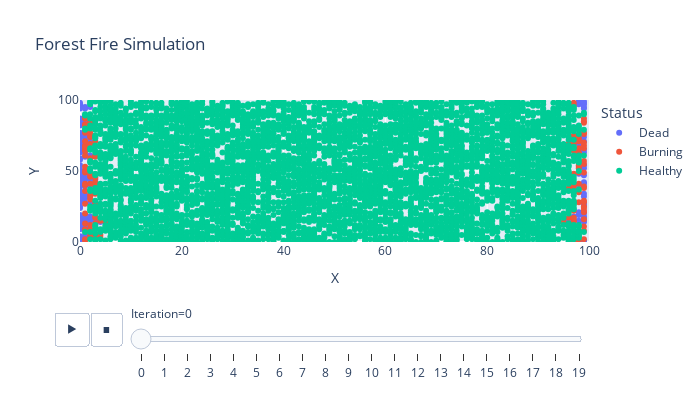

Notebook cell for this chart:
### Code cell
px.scatter(res, title="Forest Fire Simulation",
            width=700, height=400,
           x="X", y="Y", animation_frame="Iteration", color="Status", range_x=[0,100], range_y=[0,100])

### Figure 1 — Plotly figure (JSON) as saved in the notebook; plotly's stock layout.template omitted (floating-point values rounded to 4 significant figures; data arrays with more than 128 entries replaced by an {"elided": "..."} marker saying what was removed)
{"data": [{"hovertemplate": "Status=Dead<br>Iteration=0<br>X=%{x}<br>Y=%{y}<extra></extra>", "legendgroup": "Dead", "marker": {"color": "#636efa", "symbol": "circle"}, "mode": "markers", "name": "Dead", "orientation": "v", "showlegend": true, "type": "scatter", "x": {"elided": "133 int values"}, "xaxis": "x", "y": {"elided": "133 int values"}, "yaxis": "y"}, {"hovertemplate": "Status=Burning<br>Iteration=0<br>X=%{x}<br>Y=%{y}<extra></extra>", "legendgroup": "Burning", "marker": {"color": "#EF553B", "symbol": "circle"}, "mode": "markers", "name": "Burning", "orientation": "v", "showlegend": true, "type": "scatter", "x": [1, 1, 1, 1, 1, 1, 1, 1, 1, 1, 1, 1, 1, 1, 1, 1, 1, 1, 1, 1, 1, 1, 1, 1, 1, 2, 2, 2, 2, 2, 2, 2, 2, 2, 2, 2, 2, 2, 2, 2, 2, 2, 2, 3, 3, 3, 3, 3, 3, 3, 3, 3, 3, 3, 3, 3, 3, 3, 3, 4, 4, 4, 4, 5, 5, 95, 96, 96, 96, 97, 97, 97, 97, 97, 97, 97, 97, 97, 97, 97, 97, 97, 97, 98, 98, 98, 98, 98, 98, 98, 98, 98, 98, 98, 98, 98, 98, 99, 99, 99, 99, 99, 99, 99, 99, 99, 99, 99, 99, 99, 99, 99, 99, 99, 99, 99, 99, 99, 99, 99], "xaxis": "x", "y": [1, 2, 8, 9, 13, 20, 27, 36, 40, 41, 49, 50, 53, 61, 64, 65, 67, 68, 71, 77, 78, 82, 83, 87, 88, 3, 5, 9, 12, 30, 32, 34, 41, 46, 47, 49, 59, 69, 74, 75, 77, 84, 85, 5, 13, 17, 18, 27, 28, 34, 39, 40, 41, 42, 45, 46, 60, 61, 71, 3, 5, 15, 16, 14, 15, 14, 17, 38, 69, 1, 14, 15, 17, 22, 38, 40, 48, 64, 69, 74, 75, 96, 98, 1, 28, 35, 41, 49, 52, 53, 54, 62, 63, 66, 71, 72, 73, 2, 8, 11, 16, 21, 22, 24, 25, 28, 29, 38, 39, 49, 55, 57, 66, 68, 70, 76, 77, 84, 85, 87], "yaxis": "y"}, {"hovertemplate": "Status=Healthy<br>Iteration=0<br>X=%{x}<br>Y=%{y}<extra></extra>", "legendgroup": "Healthy", "marker": {"color": "#00cc96", "symbol": "circle"}, "mode": "markers", "name": "Healthy", "orientation": "v", "showlegend": true, "type": "scatter", "x": {"elided": "4668 int values"}, "xaxis": "x", "y": {"elided": "4668 int values"}, "yaxis": "y"}], "layout": {"height": 400, "legend": {"title": {"text": "Status"}, "tracegroupgap": 0}, "sliders": [{"active": 0, "currentvalue": {"prefix": "Iteration="}, "len": 0.9, "pad": {"b": 10, "t": 60}, "steps": [{"args": [["0"], {"frame": {"duration": 0, "redraw": false}, "fromcurrent": true, "mode": "immediate", "transition": {"duration": 0, "easing": "linear"}}], "label": "0", "method": "animate"}, {"args": [["1"], {"frame": {"duration": 0, "redraw": false}, "fromcurrent": true, "mode": "immediate", "transition": {"duration": 0, "easing": "linear"}}], "label": "1", "method": "animate"}, {"args": [["2"], {"frame": {"duration": 0, "redraw": false}, "fromcurrent": true, "mode": "immediate", "transition": {"duration": 0, "easing": "linear"}}], "label": "2", "method": "animate"}, {"args": [["3"], {"frame": {"duration": 0, "redraw": false}, "fromcurrent": true, "mode": "immediate", "transition": {"duration": 0, "easing": "linear"}}], "label": "3", "method": "animate"}, {"args": [["4"], {"frame": {"duration": 0, "redraw": false}, "fromcurrent": true, "mode": "immediate", "transition": {"duration": 0, "easing": "linear"}}], "label": "4", "method": "animate"}, {"args": [["5"], {"frame": {"duration": 0, "redraw": false}, "fromcurrent": true, "mode": "immediate", "transition": {"duration": 0, "easing": "linear"}}], "label": "5", "method": "animate"}, {"args": [["6"], {"frame": {"duration": 0, "redraw": false}, "fromcurrent": true, "mode": "immediate", "transition": {"duration": 0, "easing": "linear"}}], "label": "6", "method": "animate"}, {"args": [["7"], {"frame": {"duration": 0, "redraw": false}, "fromcurrent": true, "mode": "immediate", "transition": {"duration": 0, "easing": "linear"}}], "label": "7", "method": "animate"}, {"args": [["8"], {"frame": {"duration": 0, "redraw": false}, "fromcurrent": true, "mode": "immediate", "transition": {"duration": 0, "easing": "linear"}}], "label": "8", "method": "animate"}, {"args": [["9"], {"frame": {"duration": 0, "redraw": false}, "fromcurrent": true, "mode": "immediate", "transition": {"duration": 0, "easing": "linear"}}], "label": "9", "method": "animate"}, {"args": [["10"], {"frame": {"duration": 0, "redraw": false}, "fromcurrent": true, "mode": "immediate", "transition": {"duration": 0, "easing": "linear"}}], "label": "10", "method": "animate"}, {"args": [["11"], {"frame": {"duration": 0, "redraw": false}, "fromcurrent": true, "mode": "immediate", "transition": {"duration": 0, "easing": "linear"}}], "label": "11", "method": "animate"}, {"args": [["12"], {"frame": {"duration": 0, "redraw": false}, "fromcurrent": true, "mode": "immediate", "transition": {"duration": 0, "easing": "linear"}}], "label": "12", "method": "animate"}, {"args": [["13"], {"frame": {"duration": 0, "redraw": false}, "fromcurrent": true, "mode": "immediate", "transition": {"duration": 0, "easing": "linear"}}], "label": "13", "method": "animate"}, {"args": [["14"], {"frame": {"duration": 0, "redraw": false}, "fromcurrent": true, "mode": "immediate", "transition": {"duration": 0, "easing": "linear"}}], "label": "14", "method": "animate"}, {"args": [["15"], {"frame": {"duration": 0, "redraw": false}, "fromcurrent": true, "mode": "immediate", "transition": {"duration": 0, "easing": "linear"}}], "label": "15", "method": "animate"}, {"args": [["16"], {"frame": {"duration": 0, "redraw": false}, "fromcurrent": true, "mode": "immediate", "transition": {"duration": 0, "easing": "linear"}}], "label": "16", "method": "animate"}, {"args": [["17"], {"frame": {"duration": 0, "redraw": false}, "fromcurrent": true, "mode": "immediate", "transition": {"duration": 0, "easing": "linear"}}], "label": "17", "method": "animate"}, {"args": [["18"], {"frame": {"duration": 0, "redraw": false}, "fromcurrent": true, "mode": "immediate", "transition": {"duration": 0, "easing": "linear"}}], "label": "18", "method": "animate"}, {"args": [["19"], {"frame": {"duration": 0, "redraw": false}, "fromcurrent": true, "mode": "immediate", "transition": {"duration": 0, "easing": "linear"}}], "label": "19", "method": "animate"}], "x": 0.1, "xanchor": "left", "y": 0, "yanchor": "top"}], "title": {"text": "Forest Fire Simulation"}, "updatemenus": [{"buttons": [{"args": [null, {"frame": {"duration": 500, "redraw": false}, "fromcurrent": true, "mode": "immediate", "transition": {"duration": 500, "easing": "linear"}}], "label": "&#9654;", "method": "animate"}, {"args": [[null], {"frame": {"duration": 0, "redraw": false}, "fromcurrent": true, "mode": "immediate", "transition": {"duration": 0, "easing": "linear"}}], "label": "&#9724;", "method": "animate"}], "direction": "left", "pad": {"r": 10, "t": 70}, "showactive": false, "type": "buttons", "x": 0.1, "xanchor": "right", "y": 0, "yanchor": "top"}], "width": 700, "xaxis": {"anchor": "y", "domain": [0, 1], "range": [0, 100], "title": {"text": "X"}, "type": "linear"}, "yaxis": {"anchor": "x", "domain": [0, 1], "range": [0, 100], "title": {"text": "Y"}, "type": "linear"}}}
